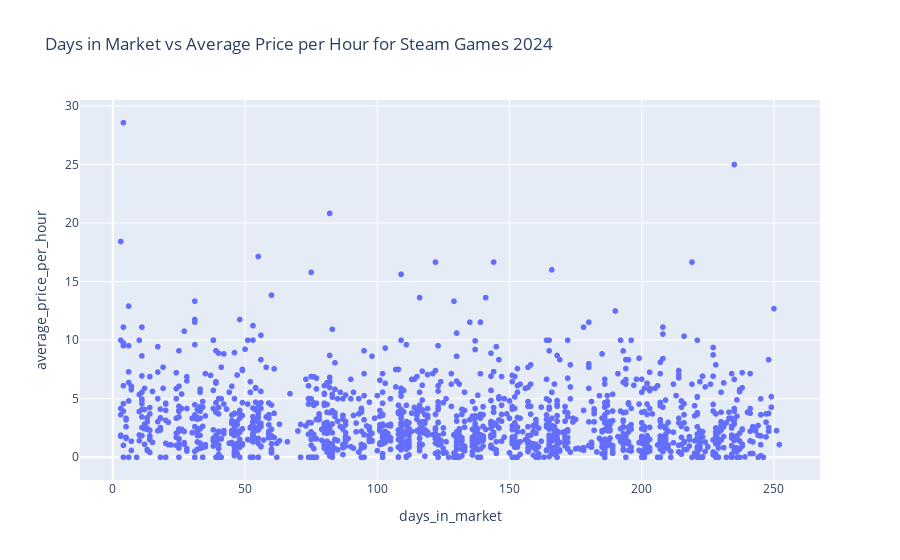

The notebook cell saved with this chart:
### Markdown cell above
**I recently discovered interactive plotting**

**Gonna plot with interactive graphs and see results**

### Code cell
#Create an interactive scatter plot
fig = px.scatter(df_2, 
                 x='days_in_market', 
                 y='average_price_per_hour', 
                 hover_data=['game', 'revenue', 'review_score'],
                 title='Days in Market vs Average Price per Hour for Steam Games 2024')

# Show the plot
fig.write_html('../visuals/initial visuals/interactive_scatter_plot.html')
fig.show()

### Figure 1 — Plotly figure (JSON) as saved in the notebook; plotly's stock layout.template omitted (floating-point values rounded to 4 significant figures; data arrays with more than 128 entries replaced by an {"elided": "..."} marker saying what was removed)
{"data": [{"customdata": {"elided": "1500x3 mixed values"}, "hovertemplate": "days_in_market=%{x}<br>average_price_per_hour=%{y}<br>game=%{customdata[0]}<br>revenue=%{customdata[1]}<br>review_score=%{customdata[2]}<extra></extra>", "legendgroup": "", "marker": {"color": "#636efa", "symbol": "circle"}, "mode": "markers", "name": "", "showlegend": false, "type": "scattergl", "x": {"elided": "1500 int values"}, "xaxis": "x", "y": {"elided": "1500 float values"}, "yaxis": "y"}], "layout": {"legend": {"tracegroupgap": 0}, "title": {"text": "Days in Market vs Average Price per Hour for Steam Games 2024"}, "xaxis": {"anchor": "y", "domain": [0, 1], "title": {"text": "days_in_market"}}, "yaxis": {"anchor": "x", "domain": [0, 1], "title": {"text": "average_price_per_hour"}}}}
